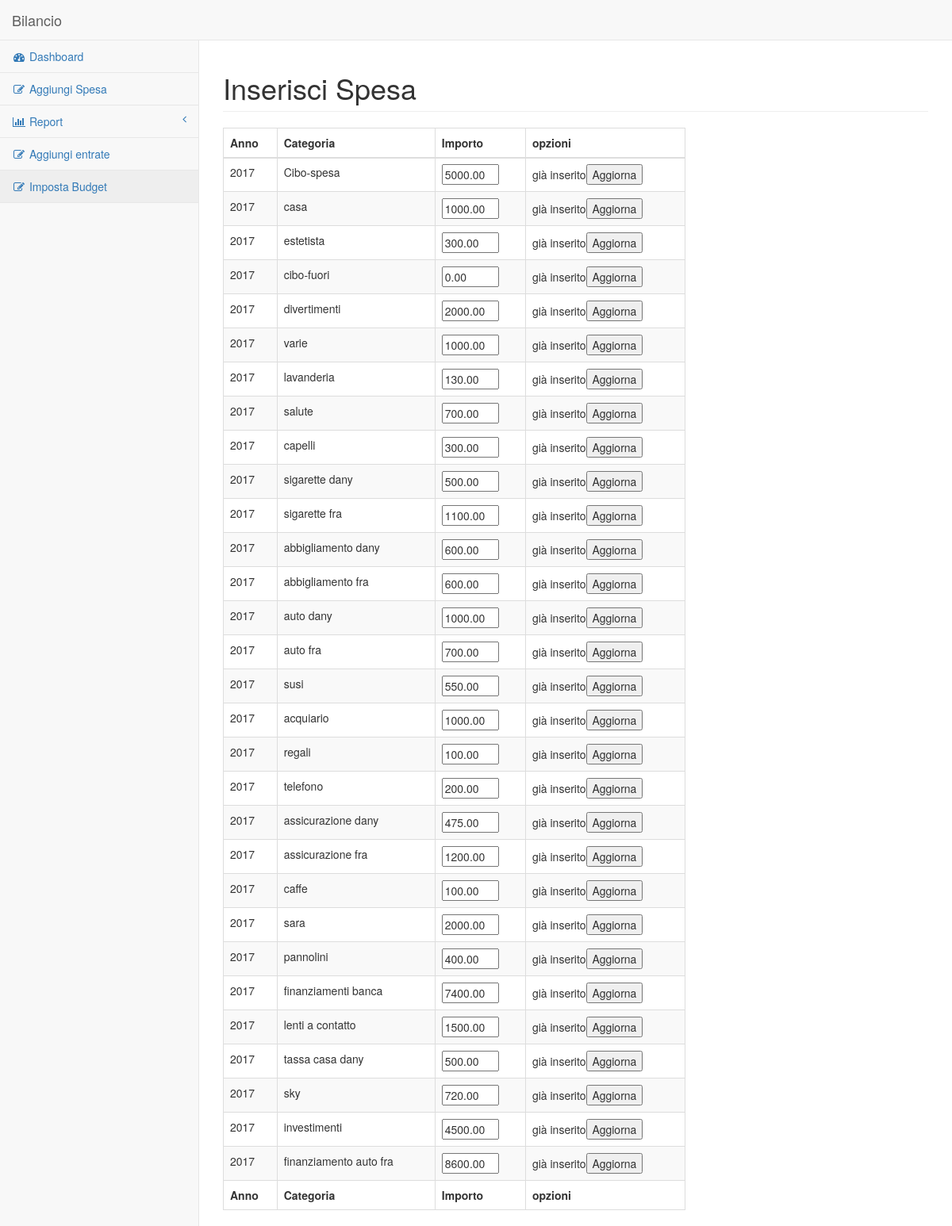
/budget_edit.php, run on the app's committed database.
### tables this page shows
CREATE TABLE `budget` (
  `anno` int(11) NOT NULL,
  `id_cat` int(11) NOT NULL,
  `importo` decimal(10,2) NOT NULL
);

CREATE TABLE `categoria` (
  `id` int(11) NOT NULL,
  `nome` text NOT NULL
);

### db.php (called while the page is built, shortened)
<?php
class db {
	var $objDb;
	function __construct($dbuser, $dbpassword, $dbname, $dbhost){
        	$this->objDb = new mysqli($dbhost,$dbuser,$dbpassword,$dbname);
	}
	function query($query){
                $result = $this->objDb->query($query) or die ("Query fallita : "
			."<li>errorno=".$this->objDb->errno
			."<li>error=".$this->objDb->error
			."<li>query=".$query
			);
		if ($result) {
			if (mysqli_num_rows($result)>0) {
			    return $result;
			}
			else{
				return false;
			}
		}
		else {
			return false;
		}
	}
}
$db = new db(DB_USER,DB_PASSWORD,DB_NAME,DB_HOST);
?>

### budget_edit.php (the view, shortened to what this page needs)
<?php
include_once("db.php");
include_once("funzioni.php");
?>
<!DOCTYPE html>
<html lang="en">
<head>
    <link href="./vendor/bootstrap/css/bootstrap.min.css" rel="stylesheet">
    <link href="./vendor/metisMenu/metisMenu.min.css" rel="stylesheet">
    <link href="./dist/css/sb-admin-2.css" rel="stylesheet">
    <link href="./vendor/morrisjs/morris.css" rel="stylesheet">
    <link href="./vendor/font-awesome/css/font-awesome.min.css" rel="stylesheet" type="text/css">
  <link rel="stylesheet" href="//code.jquery.com/ui/1.11.4/themes/smoothness/jquery-ui.css">
</head>
<body>
    <div id="wrapper">
        <nav class="navbar navbar-default navbar-static-top" role="navigation" style="margin-bottom: 0">
            <div class="navbar-header">
                <a class="navbar-brand" href="index.php">Bilancio</a>
            </div>
            <?php echo layouts_navigation(); ?>
        </nav>
        <div id="page-wrapper">
            <div class="row">
                <div class="col-lg-12">
                    <h1 class="page-header">Inserisci Spesa</h1>
                </div>
            </div>
            <div class="row">
                <div class="col-lg-8">
                 	<table  class="table table-striped table-bordered table-hover" id="example" >
        <thead>
            <tr>
                 <th>Anno</th>
                <th>Categoria</th>
                <th>Importo</th>
                <th>opzioni</th>
            </tr>
        </thead>
        <tfoot>
            <tr>
                <th>Anno</th>
                <th>Categoria</th>
                <th>Importo</th>
                <th>opzioni</th>
            </tr>
        </tfoot>
        <tbody>
            <tr>
                <?php
                $anno = date("Y");
                $query = "SELECT * FROM budget RIGHT JOIN categoria ON categoria.id = budget.id_cat  ";
                 $result = $db->query($query);
                while($row=mysqli_fetch_array($result)){
                    if($row['anno']==$anno OR is_null($row['anno'])){
                        echo '<form action="" method="GET">';
                        echo "<tr>";
                        echo "<td>";
                        echo $anno;
                        echo "</td>";
                        echo "<td>";
                        echo $row['nome'];
                        echo "</td>";
                        echo "<td>";
                        echo '<input type="text" name="importo" size="6" id="" value="'.$row['importo'].'">';
                        echo "</td>";
                        echo "<td>";
                        if (bdg_check_bdg_set($anno, $row['id'])){
                            echo '<input type ="submit" name="submit" value="Aggiorna"/>';
                        }else{
                            echo '<input type ="submit" name="submit" value="Aggiungi" />';
                             echo '<input type="hidden" name="azione" value="add">';
                        }
                        echo "</td>";
                        echo "</tr>";
                        echo '</form>';
                    }
                }
                ?>
            </tr>
        </tbody></table>
                </div>
            </div>
        </div>
    </div>
</body>
</html>

### funzioni.php (shortened to what this page needs)
<?php
include_once("db.php");
function bdg_check_bdg_set($anno, $id_cat){
    $db = new db(DB_USER,DB_PASSWORD,DB_NAME,DB_HOST);
    $query="SELECT * FROM budget WHERE anno=$anno AND id_cat = $id_cat";
    $r= $db->query($query);
    if($r  ){
        if(mysqli_num_rows($r)==0){
            echo "non inserito";
            return false;
        }else{
            echo "già inserito";
            return true;
        }
    }
    return false;
}
function layouts_navigation(){
    $layouts ='<div class="navbar-default sidebar" role="navigation">
                <div class="sidebar-nav navbar-collapse">
                    <ul class="nav" id="side-menu">
                        <li>
                            <a href="index.php"><i class="fa fa-dashboard fa-fw"></i> Dashboard</a>
                        </li>
                        <li>
                            <a href="spesa.php"><i class="fa fa-edit fa-fw"></i> Aggiungi Spesa</a>
                        </li>
                        <li>
                            <a href="#"><i class="fa fa-bar-chart-o fa-fw"></i> Report<span class="fa arrow"></span></a>
                            <ul class="nav nav-second-level">
                                <li>
                                    <a href="report_budget.php">Budget</a>
                                </li>
                                <li>
                                    <a href="report_spesa.php">Report Spesa</a>
                                </li>
                            </ul>
                        </li>
                          <li>
                            <a href="entrate.php"><i class="fa fa-edit fa-fw"></i> Aggiungi entrate</a>
                        </li>
                        <li>
                            <a href="budget_edit.php"><i class="fa fa-edit fa-fw"></i> Imposta Budget</a>
                        </li>
                    </ul>
                </div>
            </div>
            ';
    return $layouts;
}
?>

### data on the page
budget: categoria.nome "Cibo-spesa", importo "5000.00"
budget: categoria.nome "casa", importo "1000.00"
budget: categoria.nome "estetista", importo "300.00"
budget: categoria.nome "cibo-fuori", importo "0.00"
budget: categoria.nome "divertimenti", importo "2000.00"
budget: categoria.nome "varie", importo "1000.00"
budget: categoria.nome "lavanderia", importo "130.00"
budget: categoria.nome "salute", importo "700.00"
budget: categoria.nome "capelli", importo "300.00"
budget: categoria.nome "sigarette dany", importo "500.00"
budget: categoria.nome "sigarette fra", importo "1100.00"
budget: categoria.nome "abbigliamento dany", importo "600.00"
budget: categoria.nome "abbigliamento fra", importo "600.00"
budget: categoria.nome "auto dany", importo "1000.00"
budget: categoria.nome "auto fra", importo "700.00"
budget: categoria.nome "susi", importo "550.00"
budget: categoria.nome "acquiario", importo "1000.00"
budget: categoria.nome "regali", importo "100.00"
budget: categoria.nome "telefono", importo "200.00"
budget: categoria.nome "assicurazione dany", importo "475.00"
budget: categoria.nome "assicurazione fra", importo "1200.00"
budget: categoria.nome "caffe", importo "100.00"
budget: categoria.nome "sara", importo "2000.00"
budget: categoria.nome "pannolini", importo "400.00"
budget: categoria.nome "finanziamenti banca", importo "7400.00"
budget: categoria.nome "lenti a contatto", importo "1500.00"
budget: categoria.nome "tassa casa dany", importo "500.00"
budget: categoria.nome "sky", importo "720.00"
budget: categoria.nome "investimenti", importo "4500.00"
budget: categoria.nome "finanziamento auto fra", importo "8600.00"
